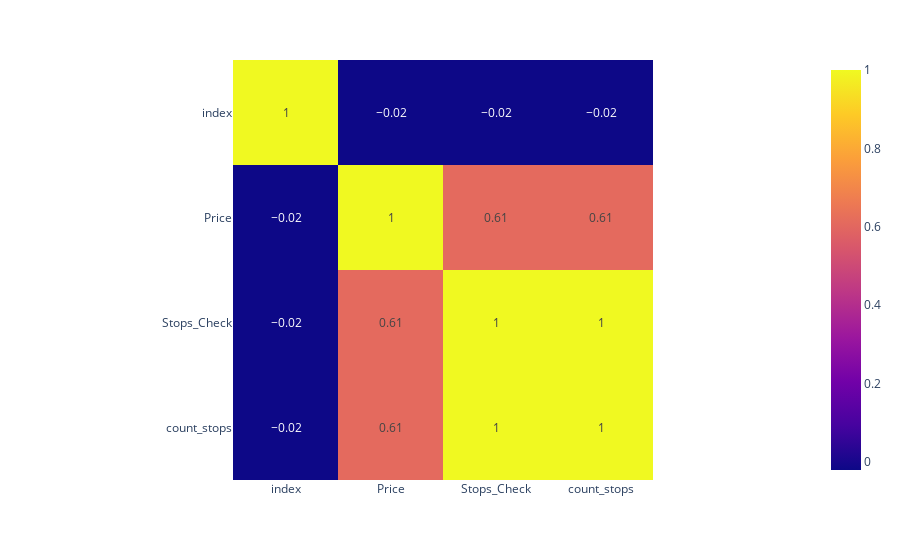

Source (notebook cell):
### Markdown cell above
## Check Correlation

### Code cell
px.imshow(df.corr().round(2),text_auto=True)

### Figure 1 — Plotly figure (JSON) as saved in the notebook; plotly's stock layout.template omitted (floating-point values rounded to 4 significant figures)
{"data": [{"coloraxis": "coloraxis", "hovertemplate": "x: %{x}<br>y: %{y}<br>color: %{z}<extra></extra>", "name": "0", "texttemplate": "%{z}", "type": "heatmap", "x": ["index", "Price", "Stops_Check", "count_stops"], "xaxis": "x", "y": ["index", "Price", "Stops_Check", "count_stops"], "yaxis": "y", "z": [[1, -0.02, -0.02, -0.02], [-0.02, 1, 0.61, 0.61], [-0.02, 0.61, 1, 1], [-0.02, 0.61, 1, 1]]}], "layout": {"coloraxis": {"colorscale": [[0, "#0d0887"], [0.1111, "#46039f"], [0.2222, "#7201a8"], [0.3333, "#9c179e"], [0.4444, "#bd3786"], [0.5556, "#d8576b"], [0.6667, "#ed7953"], [0.7778, "#fb9f3a"], [0.8889, "#fdca26"], [1, "#f0f921"]]}, "margin": {"t": 60}, "xaxis": {"anchor": "y", "constrain": "domain", "domain": [0, 1], "scaleanchor": "y"}, "yaxis": {"anchor": "x", "autorange": "reversed", "constrain": "domain", "domain": [0, 1]}}}
